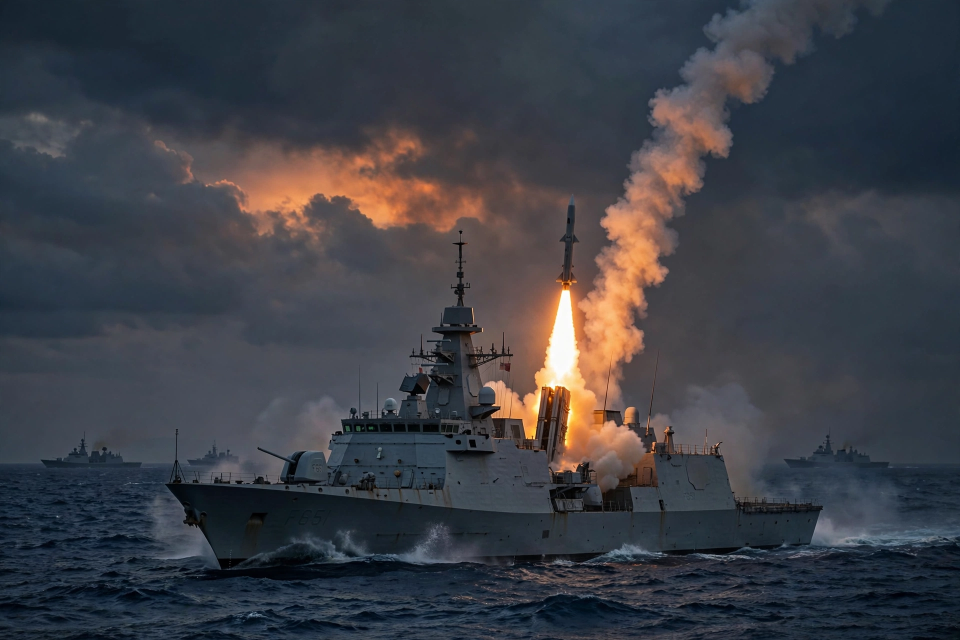
#> input picture lead-photo.png, 1920 x 1280 px (shown at 1/2 size)
$ python main.py
#> lines starting #> are read from the running program, lines starting #| are printed output that depends on the picture
### make_front_page.py
#!/usr/bin/env python3
"""Compose the front page of The Daily Globe — Wednesday, November 25, 2026.
Rendered at 2x supersample (2048x2048) and downscaled to 1024x1024."""
from PIL import Image, ImageDraw, ImageFont
import os

S = 2                      # supersample factor
W = 1024 * S               # canvas width  (2048)
H = 1024 * S               # canvas height (2048)
PAPER = (248, 244, 234)
INK = (20, 18, 14)
ACCENT = (125, 26, 18)
BOXBG = (238, 231, 214)
GREY = (84, 78, 66)

HERE = os.path.dirname(os.path.abspath(__file__))
PHOTO = os.path.join(HERE, "lead-photo.png")
OUT = os.path.join(HERE, "entry.png")

NOTO = "/usr/share/fonts/truetype/noto/"
DEJA = "/usr/share/fonts/truetype/dejavu/"


def font(path, size):
    return ImageFont.truetype(path, size)


def masthead_font(size):
    for p in (NOTO + "NotoSerifDisplay-Black.ttf", DEJA + "DejaVuSerif-Bold.ttf"):
        if os.path.exists(p):
            return font(p, size)
    return font(DEJA + "DejaVuSerif.ttf", size)


def serif(size, bold=False, italic=False):
    name = "NotoSerif-%s.ttf" % ("Bold" if bold else
                                 "Italic" if italic else "Regular")
    p = NOTO + name
    if not os.path.exists(p):
        p = DEJA + ("DejaVuSerif-Bold.ttf" if bold else "DejaVuSerif.ttf")
    return font(p, size)


def sans(size, bold=False):
    p = DEJA + ("DejaVuSans-Bold.ttf" if bold else "DejaVuSans.ttf")
    return font(p, size)


img = Image.new("RGB", (W, H), PAPER)
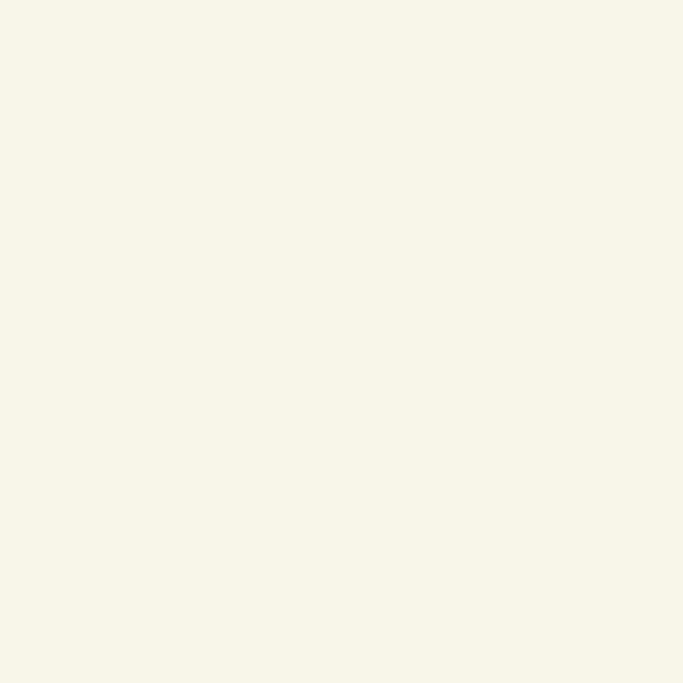
#> img: PIL image 2048x2048 RGB (shown at 1/3 size); mean R, G, B 248, 244, 234
d = ImageDraw.Draw(img)
M = 56                     # margin (28 px at final scale)
CW = W - 2 * M             # content width


def rule(y, thick=3, x0=M, x1=W - M, color=INK):
    d.rectangle([x0, y, x1, y + thick], fill=color)


# [6 lines left out: function centered, not called in this run]


def wrap(text, fnt, width):
    words, lines, cur = text.split(), [], ""
    for wd in words:
        t = (cur + " " + wd).strip()
        if d.textlength(t, font=fnt) <= width:
            cur = t
        else:
            lines.append(cur)
            cur = wd
    if cur:
        lines.append(cur)
    return lines


def column(x, y, width, text, fnt, leading, max_y, color=INK):
    for ln in wrap(text, fnt, width):
        if y + leading > max_y:
            break
        d.text((x, y), ln, font=fnt, fill=color)
        y += leading
    return y


def headline(x, y, width, text, size, align="left", color=INK):
    fnt = serif(size, bold=True)
    for ln in wrap(text, fnt, width):
        if align == "center":
            w = d.textlength(ln, font=fnt)
            d.text((x + (width - w) / 2, y), ln, font=fnt, fill=color)
        else:
            d.text((x, y), ln, font=fnt, fill=color)
        y += int(size * 1.12)
    return y


# ---------------------------------------------------------------- folio line
f_folio = sans(25)
d.text((M, 30), "Vol. CXII . . . No. 328", font=f_folio, fill=GREY)
t = "THE WORLD'S PAPER OF RECORD"
w = d.textlength(t, font=f_folio)
#> w = 419.2
d.text(((W - w) / 2, 30), t, font=f_folio, fill=GREY)
t = "Price $2.50"
w = d.textlength(t, font=f_folio)
#> w = 140.5
d.text((W - M - w, 30), t, font=f_folio, fill=GREY)
rule(66, 3)

# ---------------------------------------------------------------- masthead
f_mast = masthead_font(172)
t = "The Daily Globe"
w = d.textlength(t, font=f_mast)
#> w = 1530.1
d.text(((W - w) / 2, 78), t, font=f_mast, fill=INK)
rule(268, 6)
rule(280, 2)

# ---------------------------------------------------------------- date bar
f_date = sans(30, bold=True)
d.text((M, 294), "NEW YORK", font=f_date, fill=INK)
t = "WEDNESDAY, NOVEMBER 25, 2026"
w = d.textlength(t, font=f_date)
#> w = 576.9
d.text(((W - w) / 2, 294), t, font=f_date, fill=INK)
t = "LATE CITY FINAL"
w = d.textlength(t, font=f_date)
#> w = 276.3
d.text((W - M - w, 294), t, font=f_date, fill=INK)
rule(338, 3)

# ---------------------------------------------------------------- lead story
f_kick = sans(30, bold=True)
t = "DAY THREE OF THE MEDITERRANEAN CRISIS"
w = d.textlength(t, font=f_kick)
#> w = 742.3
d.text(((W - w) / 2, 358), t, font=f_kick, fill=ACCENT)

y = headline(M, 396, CW,
             "MOSCOW DELIVERS ITS \u2018ANSWER\u2019: MISSILE SALVOS OVER THE MED",
             104, align="center")
#> the loop in headline, `for ln in wrap(text, fnt, width):` made 2 passes
#> w on passes 1 to 2: 1838.1, 1723.2
#> after the loop in headline, `for ln in wrap(text, fnt, width):`: y = 628
#> y = 628
f_deck = serif(37, italic=True)
for ln in wrap("38 warships open live-fire drills off Libya; NATO invokes "
               "Article 4 and rushes a carrier group east as allied jets "
               "scramble for a second night", f_deck, CW - 160):
    w = d.textlength(ln, font=f_deck)
    d.text(((W - w) / 2, y + 8), ln, font=f_deck, fill=(52, 48, 40))
    y += 50
#> this loop made 2 passes
#> (w, y) on passes 1 to 2: (1715.2, 678), (648.7, 728)
#> after the loop, y = 728

# ---------------------------------------------------------------- lead photo
TOP = 748
COLW = 520
LX = M                    # left column x
CX = M + COLW + 44        # centre column x
RX = W - M - COLW         # right column x
photo = Image.open(PHOTO).convert("RGB")
#> photo is the input picture: PIL image 1920x1280 RGB; mean R, G, B 61.3, 63.1, 70
PW, PH = 788, 660
px, py = CX, TOP
scale = max(PW / photo.width, PH / photo.height)
#> scale = 0.516
photo = photo.resize((int(photo.width * scale) + 1,
                      int(photo.height * scale) + 1), Image.LANCZOS)
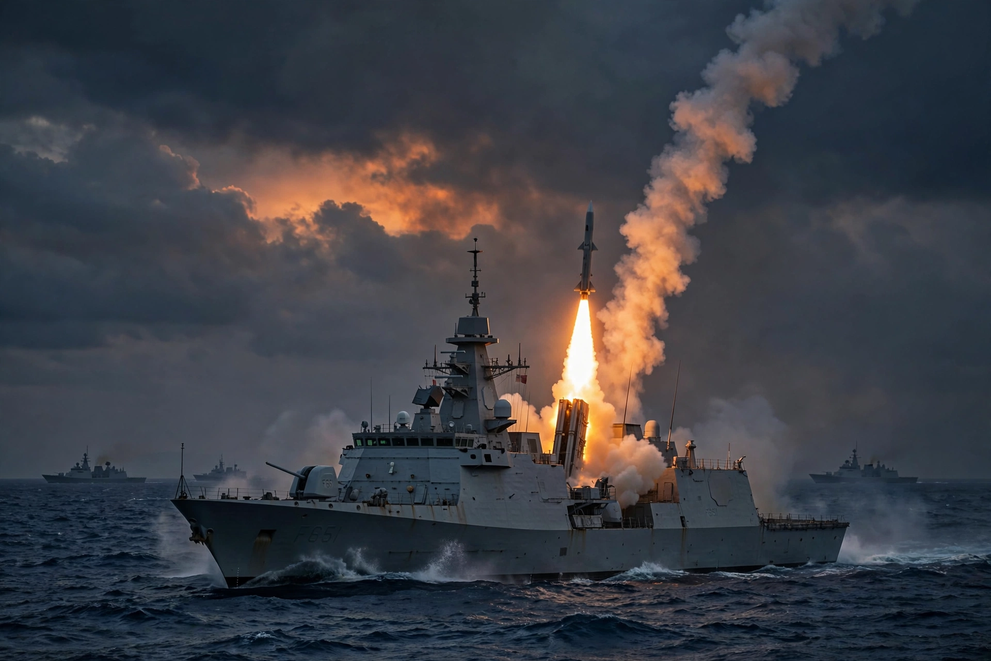
#> photo: PIL image 991x661 RGB; mean R, G, B 61.3, 63.1, 70
ox = (photo.width - PW) // 2
#> ox = 101
oy = (photo.height - PH) // 2
#> oy = 0
img.paste(photo.crop((ox, oy, ox + PW, oy + PH)), (px, py))
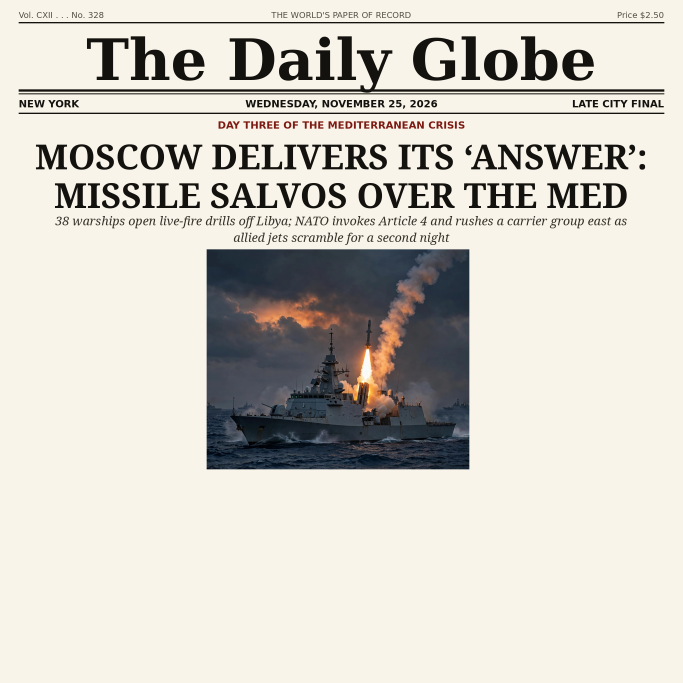
#> img: PIL image 2048x2048 RGB (shown at 1/3 size); mean R, G, B 212, 208.4, 200.6
d.rectangle([px, py, px + PW, py + PH], outline=INK, width=3)
f_cap = serif(25, italic=True)
cap = ("A Russian frigate fires a Kalibr cruise missile at dawn on Tuesday, "
       "opening Exercise Otvet in the eastern Mediterranean.")
yy = py + PH + 12
for ln in wrap(cap, f_cap, PW):
    d.text((px, yy), ln, font=f_cap, fill=(52, 48, 40))
    yy += 32
#> after the loop, yy = 1484
f_cred = sans(21)
t = "RUSSIAN DEFENCE MINISTRY / VIA REUTERS"
d.text((px, yy + 2), t, font=f_cred, fill=GREY)

# ---------------------------------------------------------------- lead text
f_body = serif(27)
f_by = sans(24, bold=True)
LEAD_MAX = 1536

y = TOP
d.text((LX, y), "By MARCUS HALE and ANNA PETROVA", font=f_by, fill=INK)
y += 40
y = column(LX, y, COLW,
       "MOSCOW \u2014 Russia answered the sinking of the corvette Merkury "
       "before dawn on Wednesday, opening live-fire missile drills in "
       "the eastern Mediterranean and warning that any vessel approaching "
       "its task force \u201cwill be treated as a combatant.\u201d The Defence "
       "Ministry said 38 warships, led by the frigate Admiral Kasatonov, "
       "had fired 14 Kalibr missiles at targets off the Libyan coast in "
       "the first salvo of Exercise Otvet \u2014 \u201canswer\u201d in "
       "Russian.", f_body, 36, LEAD_MAX)
#> after the loop in column, `for ln in wrap(text, fnt, width):`: y = 1220
#> y = 1220
column(LX, y + 10, COLW,
       "\u201cThe answer has been delivered,\u201d the ministry\u2019s "
       "spokesman, Maj. Gen. Viktor Sorokin, said in a televised briefing. "
       "\u201cIt will continue until those who raised a hand against the "
       "Russian fleet understand the price.\u201d", f_body, 36, LEAD_MAX)

y = TOP
column(RX, y, COLW,
       "In Brussels, NATO ambassadors met under Article 4 for the second "
       "time in three days. The alliance ordered the carrier Gerald R. Ford "
       "and its strike group east, and allied jets scrambled twice "
       "overnight near Crete. \u201cWe do not seek a wider war,\u201d the "
       "secretary general said. \u201cBut an alliance that does not answer "
       "an answer invites a third act.\u201d Ukraine, whose drones sank "
       "the Merkury off Benghazi on Sunday, said its forces were "
       "\u201cwatching, and ready.\u201d", f_body, 36, 1252)

# teaser line under the photo caption, centre column
f_tease = serif(26, italic=True)
t = "Full coverage of the crisis: Pages A6\u2013A9"
w = d.textlength(t, font=f_tease)
#> w = 478.2
d.text((CX + (PW - w) / 2, 1500), t, font=f_tease, fill=ACCENT)

# fact box, right column
BX, BY, BW2 = RX, 1272, COLW
d.rectangle([BX, BY, BX + BW2, BY + 196], fill=BOXBG, outline=INK, width=2)
f_bh = sans(25, bold=True)
d.text((BX + 18, BY + 12), "THE CRISIS AT A GLANCE", font=f_bh, fill=ACCENT)
f_bb = sans(24)
facts = ["38 Russian warships in the eastern Med",
         "14 Kalibr missiles fired before dawn",
         "Carrier Gerald R. Ford ordered east",
         "Article 4 talks: second in three days",
         "Brent crude $118.42, up 6.9 percent"]
yy = BY + 52
for fct in facts:
    d.text((BX + 18, yy), "\u2022 " + fct, font=f_bb, fill=INK)
    yy += 29
#> after the loop, yy = 1469

# ---------------------------------------------------------------- bottom band
rule(1560, 4)
BAND = 1584
BWID, BGAP = 448, 48
f_bh2 = serif(43, bold=True)
f_bb2 = serif(25)


def band(i, head, text):
#> called with i = 0, head = 'OIL TOPS $118 ON DAY THREE'
    x = M + i * (BWID + BGAP)
    yy = headline(x, BAND, BWID, head, 43)
#> yy = 1680
    column(x, yy + 4, BWID, text, f_bb2, 33, 1906)
    if i:
        d.line([x - BGAP // 2, BAND, x - BGAP // 2, 1900], fill=GREY, width=2)


band(0, "OIL TOPS $118 ON DAY THREE",
     "LONDON \u2014 The Hormuz blockade entered its third day with 214 "
     "tankers at anchor. The I.E.A. weighed a stockpile release; "
     "Washington promised a naval escort plan \u201cwithin days.\u201d")
band(1, "ISLAND STATES WIN COURT DATE",
     "THE HAGUE \u2014 The World Court will hear the island nations\u2019 "
     "$212 billion climate suit on March 9. \u201cFor 30 years we made "
     "speeches,\u201d Tuvalu\u2019s premier said. \u201cNow we will make "
     "arguments.\u201d")
band(2, "HUANG\u2019S ROBOTS ROLL OFF THE LINE",
     "DETROIT \u2014 The first thousand of Mr. Huang\u2019s million robots "
     "\u201cclocked in\u201d Tuesday at Nvidia\u2019s $8 billion robot "
     "city. \u201cOn Monday I promised a million,\u201d he said. "
     "\u201cToday the first thousand arrived.\u201d")
band(3, "SKUBAL SIGNS, QUEENS ERUPTS",
     "Tarik Skubal signed his ten-year, $450 million contract at Citi "
     "Field, then threw 22 pitches to 3,000 roaring fans. \u201cI "
     "didn\u2019t come here for the money,\u201d he said. \u201cI came "
     "to win in October.\u201d")

# ---------------------------------------------------------------- strips
rule(1918, 3)
f_strip = sans(23)
d.text((M, 1932),
       "WEATHER  New York 46\u00b0/38\u00b0 rain late \u2022 Washington "
       "50\u00b0/39\u00b0 \u2022 Chicago 41\u00b0/30\u00b0 snow flurries "
       "\u2022 London 48\u00b0/41\u00b0 \u2022 Kyiv 37\u00b0/28\u00b0 snow "
       "\u2022 Benghazi 70\u00b0/59\u00b0 clear", font=f_strip, fill=INK)
d.text((M, 1964),
       "MARKETS  Dow 44,182 \u2212641 \u2022 Nasdaq 21,940 \u22122.1% "
       "\u2022 Brent $118.42 +6.9% \u2022 Gold $4,118 +1.8% \u2022 Nvidia "
       "$171.20 \u22123.4% \u2022 Fed holds, hints at Dec. cut",
       font=f_strip, fill=INK)
t = ("AND FINALLY: Marmalade the cat, missing nine years in Ohio, came "
     "home Monday through his own cat flap, ate a bowl of tuna and "
     "slept. \u201cSame attitude,\u201d his owner said.")
w = d.textlength(t, font=serif(24, italic=True))
#> w = 1895
d.text(((W - w) / 2, 1998), t, font=serif(24, italic=True), fill=(52, 48, 40))

# ---------------------------------------------------------------- save
img = img.resize((1024, 1024), Image.LANCZOS)
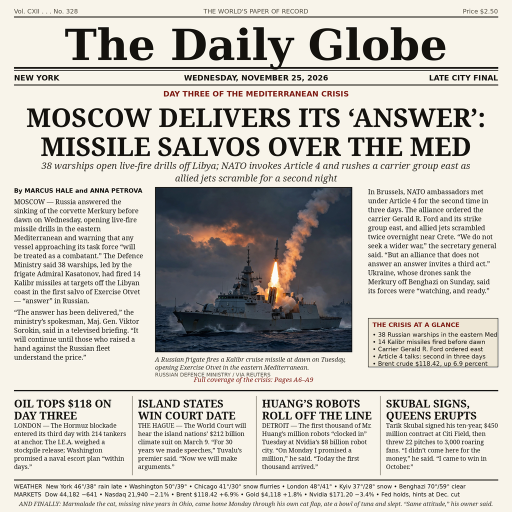
#> img: PIL image 1024x1024 RGB (shown at 1/2 size); mean R, G, B 199.2, 195.6, 188.2
img.save(OUT)
print("saved", OUT, img.size, os.path.getsize(OUT), "bytes")
#| saved entry.png (1024, 1024) 782358 bytes

### main.py
#!/usr/bin/env python3
"""Entrypoint for the news-image-20261125 entry.

Running this file builds the front page: it executes the composition
module (make_front_page.py), which renders "The Daily Globe" for
Wednesday, November 25, 2026 and writes entry.png beside this file.

Usage: python3 main.py [output.png]
An optional argument copies the finished page to that path as well.
"""

import os
import shutil
import sys

HERE = os.path.dirname(os.path.abspath(__file__))
ENTRY = os.path.join(HERE, "entry.png")


def main(argv):
    # The composition runs at import time and saves entry.png itself.
    sys.path.insert(0, HERE)
    import make_front_page  # noqa: F401  (importing it builds the page)

    if len(argv) > 1:
        target = os.path.abspath(argv[1])
        if target != ENTRY:
            shutil.copyfile(ENTRY, target)
            print("copied", ENTRY, "->", target)
    return 0


if __name__ == "__main__":
    raise SystemExit(main(sys.argv))
#> (the program exits here)
